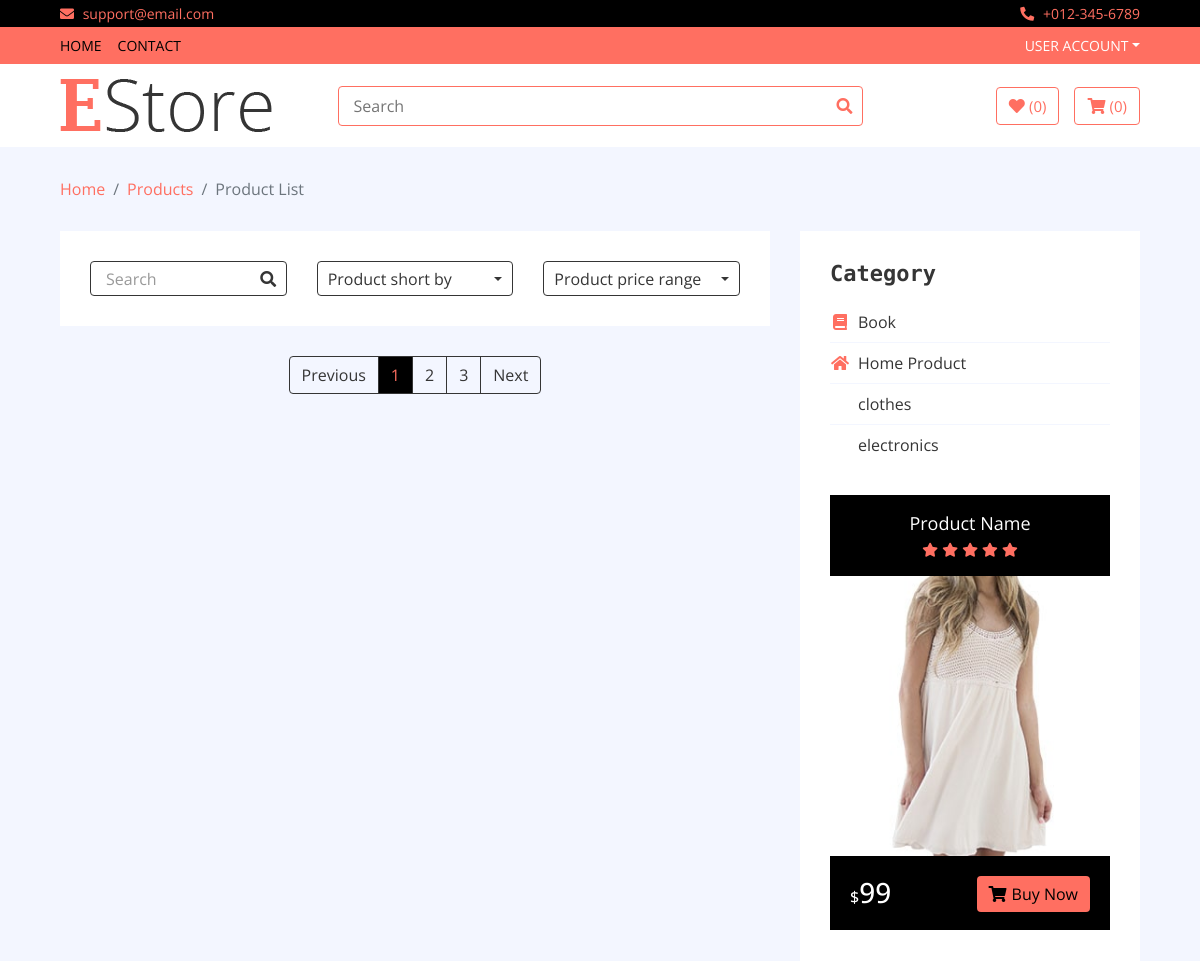
The page /category/Book (upper part) on the database as committed earlier.
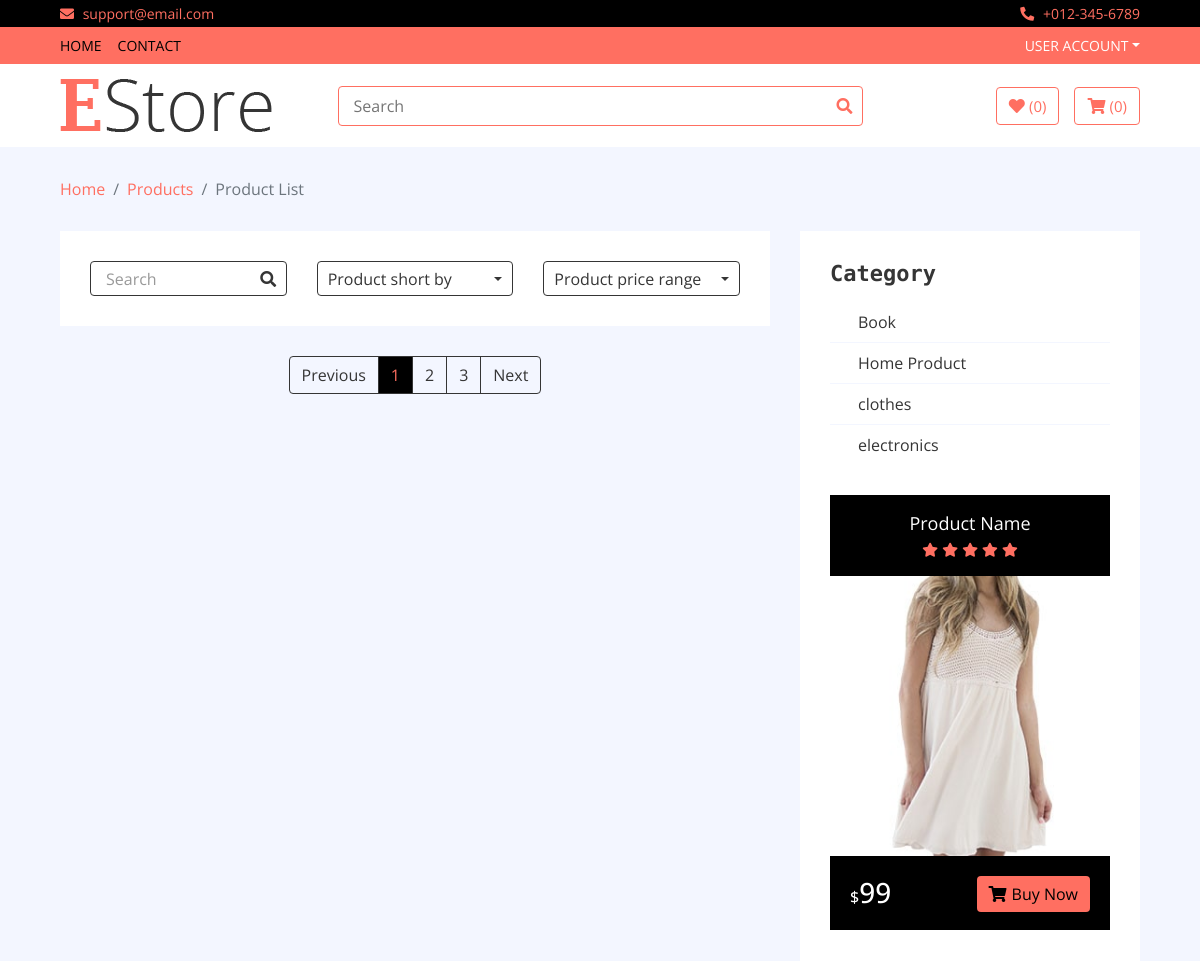
The same page on the database as committed later.
### home/models.py (models this page shows, shortened)
class Categorie(models.Model):
    name = models.CharField(max_length=200)
    slug = models.CharField(max_length=200, unique=True)
    image = models.ImageField(upload_to="media")
    def get_category_url(self):
        return reverse("home:category", kwargs={'slug': self.slug})

### home/views.py (the view)
# urls.py: path('category/<slug>', CategoryView.as_view(), name='category'),
class CategoryView(BaseView):
    def get(self, request, slug):
        cat = Categorie.objects.get(slug=slug).id
        self.views['category_item'] = Item.objects.filter(category=cat)
        return render(request, 'category.html', self.views)

### templates/category.html (shortened to what this page needs)
{% extends 'base.html' %}
{% load static %}
{% block content %}
        <div class="breadcrumb-wrap">
            <div class="container-fluid">
                <ul class="breadcrumb">
                    <li class="breadcrumb-item"><a href="#">Home</a></li>
                    <li class="breadcrumb-item"><a href="#">Products</a></li>
                    <li class="breadcrumb-item active">Product List</li>
                </ul>
            </div>
        </div>
        <div class="product-view">
            <div class="container-fluid">
                <div class="row">
                    <div class="col-lg-8">
                        <div class="row">
                            <div class="col-md-12">
                                <div class="product-view-top">
                                    <div class="row">
                                        <div class="col-md-4">
                                            <div class="product-search">
                                                <input type="email" value="Search">
                                                <button><i class="fa fa-search"></i></button>
                                            </div>
                                        </div>
                                        <div class="col-md-4">
                                            <div class="product-short">
                                                <div class="dropdown">
                                                    <div class="dropdown-toggle" data-toggle="dropdown">Product short by</div>
                                                </div>
                                            </div>
                                        </div>
                                        <div class="col-md-4">
                                            <div class="product-price-range">
                                                <div class="dropdown">
                                                    <div class="dropdown-toggle" data-toggle="dropdown">Product price range</div>
                                                </div>
                                            </div>
                                        </div>
                                    </div>
                                </div>
                            </div>
                        </div>
                        <div class="col-md-12">
                            <nav aria-label="Page navigation example">
                                <ul class="pagination justify-content-center">
                                    <li class="page-item disabled">
                                        <a class="page-link" href="#" tabindex="-1">Previous</a>
                                    </li>
                                    <li class="page-item active"><a class="page-link" href="#">1</a></li>
                                    <li class="page-item"><a class="page-link" href="#">2</a></li>
                                    <li class="page-item"><a class="page-link" href="#">3</a></li>
                                    <li class="page-item">
                                        <a class="page-link" href="#">Next</a>
                                    </li>
                                </ul>
                            </nav>
                        </div>
                    </div>
                    <div class="col-lg-4 sidebar">
                        <div class="sidebar-widget category">
                            <h2 class="title">Category</h2>
                            <nav class="navbar bg-light">
                                <ul class="navbar-nav">
                                    {% for cat in categories %}
                                    <li class="nav-item">
                                        <a class="nav-link" href="{{cat.get_category_url}}"><i class="fa fa-{{cat.image}}"></i>{{cat.name}}</a>
                                    </li>
                                    {% endfor %}
                                </ul>
                            </nav>
                        </div>
                        <div class="sidebar-widget widget-slider">
                            <div class="sidebar-slider normal-slider">
                                <div class="product-item">
                                    <div class="product-title">
                                        <a href="#">Product Name</a>
                                        <div class="ratting">
                                            <i class="fa fa-star"></i>
                                            <i class="fa fa-star"></i>
                                            <i class="fa fa-star"></i>
                                            <i class="fa fa-star"></i>
                                            <i class="fa fa-star"></i>
                                        </div>
                                    </div>
                                    <div class="product-image">
                                        <a href="product-detail.html">
                                            <img src="img/product-10.jpg" alt="Product Image">
                                        </a>
                                    </div>
                                    <div class="product-price">
                                        <h3><span>$</span>99</h3>
                                        <a class="btn" href=""><i class="fa fa-shopping-cart"></i>Buy Now</a>
                                    </div>
                                </div>
                            </div>
                        </div>
                    </div>
                </div>
            </div>
        </div>
{% endblock %}

### templates/base.html (shortened to what this page needs)
<!DOCTYPE html>
{% load static %}
<html lang="en">
    <head>
        <link href="https://stackpath.bootstrapcdn.com/bootstrap/4.4.1/css/bootstrap.min.css" rel="stylesheet">
        <link href="https://cdnjs.cloudflare.com/ajax/libs/font-awesome/5.10.0/css/all.min.css" rel="stylesheet">
        <link href="{% static 'lib/slick/slick.css' %}" rel="stylesheet">
        <link href="{% static 'lib/slick/slick-theme.css' %}" rel="stylesheet">
        <link href="{% static 'css/style.css' %}" rel="stylesheet">
    </head>
    <body>
        <div class="top-bar">
            <div class="container-fluid">
                <div class="row">
                    <div class="col-sm-6">
                        <i class="fa fa-envelope"></i>
                        support@email.com
                    </div>
                    <div class="col-sm-6">
                        <i class="fa fa-phone-alt"></i>
                        +012-345-6789
                    </div>
                </div>
            </div>
        </div>
        <div class="nav">
            <div class="container-fluid">
                <nav class="navbar navbar-expand-md bg-dark navbar-dark">
                    <div class="collapse navbar-collapse justify-content-between" id="navbarCollapse">
                        <div class="navbar-nav mr-auto">
                            <a href="/" class="nav-item nav-link active">Home</a>
                            <a href="contact" class="nav-item nav-link active">contact</a>
                        </div>
                        <div class="navbar-nav ml-auto">
                            {% if user.is_authenticated %}
                            <div class="nav-item dropdown">
                                <a href="#" class="nav-link dropdown-toggle" data-toggle="dropdown">{{user.username}}</a>
                                <div class="dropdown-menu">
                                    <a href="/accounts/logout" class="dropdown-item">Logout</a>
                                </div>
                            </div>
                            {% else %}
                            <div class="nav-item dropdown">
                                <a href="#" class="nav-link dropdown-toggle" data-toggle="dropdown">User Account</a>
                            </div>
                            {% endif %}
                        </div>
                    </div>
                </nav>
            </div>
        </div>
        <div class="bottom-bar">
            <div class="container-fluid">
                <div class="row align-items-center">
                    <div class="col-md-3">
                        <div class="logo">
                            <a href="index.html">
                                <img src="{% static 'img/logo.png' %}" alt="Logo">
                            </a>
                        </div>
                    </div>
                    <div class="col-md-6">
                        <form method = "GET" action = "{% url 'home:search' %}">
                        <div class="search">
                            <input name = "query" type="text" placeholder="Search">
                            <button><i class="fa fa-search"></i></button>
                        </div>
                        </form>
                    </div>
                    <div class="col-md-3">
                        <div class="user">
                            <a href="wishlist.html" class="btn wishlist">
                                <i class="fa fa-heart"></i>
                                <span>(0)</span>
                            </a>
                            <a href="mycart" class="btn cart">
                                <i class="fa fa-shopping-cart"></i>
                                <span>(0)</span>
                            </a>
                        </div>
                    </div>
                </div>
            </div>
        </div>
{% block content %}
{% endblock %}
    </body>
</html>

Rows that differ between the two databases and show on the page:
changed Categorie "Book": image "book" → "media/images_3.png" (drawn)
changed Categorie "Home Product": image "home" → "media/download_1.png" (drawn)
